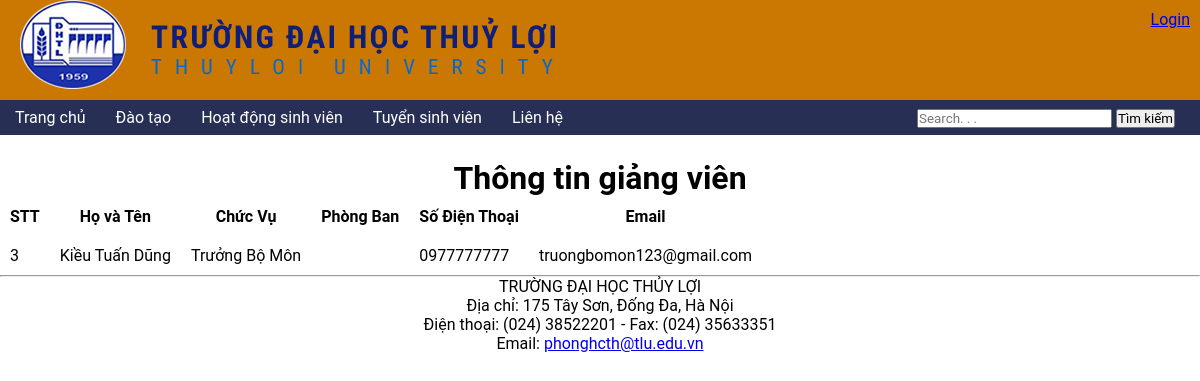
Page /index.php?s=Kiều Tuấn Dũng on the committed database.
### tables this page shows
CREATE TABLE `person` (
  `idPerson` int(11) NOT NULL,
  `fullName` varchar(255) DEFAULT NULL,
  `position` varchar(255) DEFAULT NULL,
  `workPhone` varchar(255) DEFAULT NULL,
  `email` varchar(255) DEFAULT NULL,
  `phonePerson` varchar(255) DEFAULT NULL,
  `id_unit` int(11) DEFAULT NULL
);

### dbhelp.php (called while the page is built, shortened)
<?php
function executeResult($sql) {
	$conn = mysqli_connect(HOST, USERNAME, PASSWORD, DATABASE);
	$resultset = mysqli_query($conn, $sql);
	$list      = [];
	while ($row = mysqli_fetch_array($resultset, 1)) {
		$list[] = $row;
	}
	return $list;
}

### index.php (the view, shortened to what this page needs)
<?php
require_once ('dbhelp.php');
?>
<!DOCTYPE html>
<html lang="en">
<head>
    <link rel="stylesheet" href="styles.css"
</head>
<body>
<div class="container">
    <header>
        <a href="#"><img src="images/logo.png" alt=""></a>
        <a class ="button" href ="login.php">Login</a>
    </header>
    <nav>
        <div class = "menu">
           <ul>
               <li><a href="#">Trang chủ</a></li>
               <li><a href="#">Đào tạo</a></li>
               <li><a href="#">Hoạt động sinh viên</a></li>
               <li><a href="#">Tuyển sinh viên</a></li>
               <li><a href="#">Liên hệ</a></li>
           </ul>
        </div>
        <div class="search">
            <input type="search" placeholder="Search. . .">
            <button>Tìm kiếm</button>
        </div>
    </nav>
    <div class ="slide">
    </div>
    <h1>Thông tin giảng viên</h1>
    <div class=" row panel panel-primary">
        <table class="table table-bordered">
            <thead>
                <tr>
                    <th>STT</th>
                    <th>Họ và Tên</th>
                    <th>Chức Vụ</th>
                    <th>Phòng Ban</th>
                    <th>Số Điện Thoại</th>
                    <th>Email</th>
                    <th width="60px"></th>
                    <th width="60px"></th>
                </tr>
            </thead>
            <tbody>
<?php
if (isset($_GET['s']) && $_GET['s'] != '') {
	$sql = 'select * from person where fullname like "%'.$_GET['s'].'%"';
} else {
	$sql = 'select * from person inner join unit where person.id_unit = unit.id';
}
$GVList = executeResult($sql);
foreach ($GVList as $std) {
	echo '<tr>
            <td>'.$std['idPerson'].'</td>
			<td>'.$std['fullName'].'</td>
			<td>'.$std['position'].'</td>
			<td>'.$std['address'].'</td>
            <td>'.$std['phonePerson'].'</td>
            <td>'.$std['email'].'</td>
		</tr>';
}
?>
            </tbody>
        </table>
    </div>
</div>
    <footer>
        <hr>
        <div class="address">TRƯỜNG ĐẠI HỌC THỦY LỢI<br>
        Địa chỉ: 175 Tây Sơn, Đống Đa, Hà Nội<br>
        Điện thoại: (024) 38522201 - Fax: (024) 35633351<br>
        Email: <a href="#">phonghcth@tlu.edu.vn</a></div>
    </footer>
</body>
</html>

### styles.css (style rules this page uses)
* { padding: 0; margin: 0; font-family:"Roboto", sans-serif; ; }
.container { width: auto; margin:0 auto; }
header { width: auto; height: 100px; background:#cb7802 ; }
header img { padding-left: 20px; }
header .button { float: right; margin: 10px; }
nav { height: 35px; background:#272f54; margin-bottom: 5px; }
nav .menu ul { list-style: none; }
nav .search { line-height: 35px; float: right; margin-right: 25px; }
h1 { font: size px; text-align: center; }
table { border-collapse: collapse; }
td, th { padding: 10px; }
footer { text-align: center; }
nav .menu ul li { float: left; line-height: 35px; padding: 0 15px; }
nav .menu ul li a { color: #fff; font: size 14px; text-decoration: none; }

### rows in the picture
person: idPerson "3", fullName "Kiều Tuấn Dũng", position "Trưởng Bộ Môn", phonePerson "0977777777", email "truongbomon123@gmail.com"
